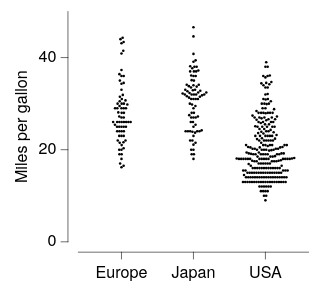

Write the Vega-Lite specification saved for this chart.
### Vega-Lite specification from a JSON file in a GitHub repository (floating-point values rounded to 4 significant figures; data arrays with more than 128 entries replaced by an {"elided": "..."} marker saying what was removed)
{"background": null, "config": {"arc": {"fill": "#DBDBDB", "fillOpacity": 1.0, "innerRadius": 25.0, "padAngle": 0.03, "stroke": "black", "strokeOpacity": 1, "strokeWidth": 0.25}, "area": {"fill": "#DBDBDB", "fillOpacity": 1.0, "stroke": "black", "strokeOpacity": 1, "strokeWidth": 0.25}, "axis": {"domain": true, "domainCap": "round", "domainColor": "black", "domainWidth": 0.25, "grid": false, "gridCap": "round", "gridColor": "#F1F1F1", "gridDash": [0, 0], "gridOpacity": 1.0, "gridWidth": 0.25, "labelColor": "black", "labelFont": "Helvetica Neue, HelveticaNeue, Helvetica, Arial, sans-serif", "labelFontSize": 7, "labelFontStyle": "normal", "labelFontWeight": 400, "offset": 4.5, "ticks": true, "tickCap": "round", "tickColor": "black", "tickRound": false, "tickSize": 3, "tickWidth": 0.25, "titleColor": "black", "titleFont": "Helvetica Neue, HelveticaNeue, Helvetica, Arial, sans-serif", "titleFontSize": 7, "titleFontStyle": "normal", "titleFontWeight": 400}, "axisX": {"domain": true, "labelAlign": "center", "labelAngle": 0, "labels": true, "ticks": true, "translate": 0}, "axisY": {"domain": true, "labelAlign": "right", "labelAngle": 0, "labels": true, "ticks": true, "translate": 0}, "axisRight": {"domain": true, "labelAlign": "left", "labelAngle": 0, "labels": true, "ticks": true, "translate": 0}, "axisTop": {"domain": true, "labelAlign": "center", "labelAngle": 0, "labels": true, "ticks": true, "translate": 0}, "axisBand": {"tickOffset": 0}, "bar": {"fill": "#DBDBDB", "fillOpacity": 1.0, "stroke": "black", "strokeOpacity": 1, "strokeWidth": 0.25}, "boxplot": {"size": 9.0, "ticks": {"cornerRadius": 0.25, "fill": "black", "opacity": 1, "size": 4.5, "thickness": 0.25}, "box": {"fillOpacity": 1.0, "stroke": "black", "strokeOpacity": 1, "strokeWidth": 0.25}, "median": {"cornerRadius": 0, "fill": "black", "fillOpacity": 1.0, "opacity": 1, "size": 9.0, "thickness": 0.25}, "rule": {"fill": "black", "fillOpacity": 1.0, "size": 10.0, "stroke": "black", "strokeDash": [0, 0], "strokeOpacity": 1, "strokeWidth": 0.25}, "outliers": {"color": "black", "fill": "black", "fillOpacity": 1.0, "size": 0, "stroke": "black", "strokeOpacity": 1, "strokeWidth": 0.25}}, "circle": {"fill": "black", "fillOpacity": 1.0, "size": 1.25, "stroke": null, "strokeOpacity": 1, "strokeWidth": 0.25}, "errorband": {"band": {"fillOpacity": 0.6, "stroke": null, "strokeWidth": 0.25, "strokeOpacity": 1}, "borders": {"opacity": 0, "strokeOpacity": 0.25, "strokeWidth": 1}}, "errorbar": {"opacity": 1, "rule": {"strokeDash": [0, 0], "strokeWidth": 0.25}, "ticks": {"color": "black", "cornerRadius": 0.125, "opacity": 1, "size": 6.0, "thickness": 0.25}, "thickness": 0.25}, "font": "Helvetica Neue, HelveticaNeue, Helvetica, Arial, sans-serif", "geoshape": {"fill": "#DBDBDB", "fillOpacity": 1.0, "stroke": "black", "strokeOpacity": 1, "strokeWidth": 0.25}, "header": {"labelColor": "black", "labelFont": "Helvetica Neue, HelveticaNeue, Helvetica, Arial, sans-serif", "labelFontSize": 7, "labelFontStyle": "normal", "labelFontWeight": 400, "titleColor": "black", "titleFont": "Helvetica Neue, HelveticaNeue, Helvetica, Arial, sans-serif", "titleFontSize": 7, "titleFontStyle": "normal", "titleFontWeight": 400, "titlePadding": 0}, "legend": {"disable": false, "offset": 4.5, "titlePadding": 4, "labelOffset": 2, "gradientLabelOffset": 2, "gradientLength": 50.0, "gradientThickness": 5.0, "gradientOpacity": 1.0, "gradientStrokeColor": "black", "gradientStrokeWidth": 0.25, "labelColor": "black", "labelFont": "Helvetica Neue, HelveticaNeue, Helvetica, Arial, sans-serif", "labelFontSize": 7, "labelFontStyle": "normal", "labelFontWeight": 400, "strokeColor": "black", "strokeWidth": 0, "symbolSize": 42, "symbolStrokeColor": "black", "symbolStrokeWidth": 0.25, "titleColor": "black", "titleFont": "Helvetica Neue, HelveticaNeue, Helvetica, Arial, sans-serif", "titleFontSize": 7, "titleFontStyle": "normal", "titleFontWeight": 400}, "line": {"color": "black", "stroke": "black", "strokeCap": "butt", "strokeDash": [0, 0], "strokeOpacity": 1, "strokeWidth": 0.5}, "point": {"filled": true, "fill": "#DBDBDB", "fillOpacity": 1.0, "size": 5.0, "stroke": "black", "strokeOpacity": 1, "strokeWidth": 0.25}, "range": {"category": ["#B2B2B2", "#636363", "#4A7CD3", "#008542", "#382864", "#509F98", "#284F93", "#005226", "#A398D6", "#173633"], "diverging": {"scheme": ["#443E60", "#5F597E", "#7C759B", "#9994B6", "#B7B4CC", "#D6D5DC", "#F6F6F6", "#D1DAD9", "#A4C2BF", "#7AA9A4", "#578E89", "#37736E", "#1B5954"]}, "heatmap": {"scheme": ["#32022B", "#43044D", "#4C196E", "#4D338C", "#484DA6", "#3A68BB", "#1D83CA", "#1D9CCB", "#23B5C9", "#28CDC5", "#4DE0B4", "#91EE9F"]}, "ordinal": {"scheme": ["#F1F1F1", "#DBDBDB", "#C6C6C6", "#B2B2B2", "#9D9D9D", "#898989", "#767676", "#636363", "#515151", "#404040", "#2F2F2F", "#1F1F1F"]}, "ramp": {"scheme": ["#32022B", "#43044D", "#4C196E", "#4D338C", "#484DA6", "#3A68BB", "#1D83CA", "#1D9CCB", "#23B5C9", "#28CDC5", "#4DE0B4", "#91EE9F"]}}, "rule": {"color": "black", "stroke": "black", "strokeCap": "round", "strokeDash": [2, 2], "strokeOpacity": 1, "strokeWidth": 0.25}, "scale": {"bandPaddingInner": 0.1, "bandPaddingOuter": 0.1, "round": false}, "rect": {"fill": "#DBDBDB", "fillOpacity": 1.0, "stroke": "black", "strokeOpacity": 1, "strokeWidth": 0.25}, "square": {"fill": "#DBDBDB", "fillOpacity": 1.0, "size": 10.0, "stroke": "black", "strokeOpacity": 1, "strokeWidth": 0.25}, "text": {"color": "black", "font": "Helvetica Neue, HelveticaNeue, Helvetica, Arial, sans-serif", "fontSize": 7, "fontStyle": "normal", "fontWeight": 400}, "tick": {"color": "black", "cornerRadius": 0.125, "opacity": 1.0, "size": 9.0, "thickness": 0.25}, "title": {"anchor": "middle", "frame": "group", "color": "black", "font": "Helvetica Neue, HelveticaNeue, Helvetica, Arial, sans-serif", "fontSize": 7, "fontStyle": "normal", "fontWeight": 400, "subtitleColor": "black", "subtitleFont": "Helvetica Neue, HelveticaNeue, Helvetica, Arial, sans-serif", "subtitleFontSize": "Helvetica Neue, HelveticaNeue, Helvetica, Arial, sans-serif", "subtitleFontStyle": "normal", "subtitleFontWeight": 400}, "trail": {"color": "black", "opacity": 1, "size": 0.5}, "view": {"continuousWidth": 100, "continuousHeight": 100, "discreteWidth": 100, "discreteHeight": 100, "fill": null, "stroke": null, "strokeWidth": 0.25}}, "data": {"name": "data-e3eced9a19a526e2b46e3557233cc953"}, "mark": {"type": "circle"}, "encoding": {"x": {"field": "Origin", "title": null, "type": "nominal"}, "xOffset": {"field": "beeswarm_x", "scale": {"domain": [-45.77, 45.77]}, "type": "quantitative"}, "y": {"field": "Miles_per_Gallon", "title": "Miles per gallon", "type": "quantitative"}}, "$schema": "https://vega.github.io/schema/vega-lite/v6.4.1.json", "datasets": {"data-e3eced9a19a526e2b46e3557233cc953": {"elided": "398 records"}}}
